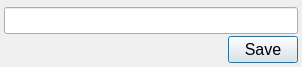
<?xml version="1.0" encoding="UTF-8"?>
<ui version="4.0">
 <class>redefined_result_filters_add_new_filter</class>
 <widget class="QDialog" name="redefined_result_filters_add_new_filter">
  <property name="windowModality">
   <enum>Qt::ApplicationModal</enum>
  </property>
  <property name="geometry">
   <rect>
    <x>0</x>
    <y>0</y>
    <width>302</width>
    <height>67</height>
   </rect>
  </property>
  <property name="windowTitle">
   <string>Dialog</string>
  </property>
  <property name="modal">
   <bool>false</bool>
  </property>
  <layout class="QVBoxLayout" name="verticalLayout_2">
   <property name="spacing">
    <number>4</number>
   </property>
   <property name="leftMargin">
    <number>4</number>
   </property>
   <property name="topMargin">
    <number>4</number>
   </property>
   <property name="rightMargin">
    <number>4</number>
   </property>
   <property name="bottomMargin">
    <number>0</number>
   </property>
   <item>
    <layout class="QVBoxLayout" name="verticalLayout">
     <property name="spacing">
      <number>2</number>
     </property>
     <item>
      <layout class="QHBoxLayout" name="horizontalLayout">
       <item>
        <widget class="QLineEdit" name="lineEdit_filter_name">
         <property name="font">
          <font>
           <pointsize>12</pointsize>
          </font>
         </property>
         <property name="styleSheet">
          <string notr="true"/>
         </property>
        </widget>
       </item>
      </layout>
     </item>
     <item>
      <layout class="QHBoxLayout" name="horizontalLayout_2">
       <property name="spacing">
        <number>4</number>
       </property>
       <item>
        <widget class="QLabel" name="label_message">
         <property name="font">
          <font>
           <pointsize>12</pointsize>
          </font>
         </property>
         <property name="text">
          <string/>
         </property>
        </widget>
       </item>
       <item>
        <widget class="QPushButton" name="pushButton_save">
         <property name="maximumSize">
          <size>
           <width>70</width>
           <height>16777215</height>
          </size>
         </property>
         <property name="font">
          <font>
           <pointsize>12</pointsize>
          </font>
         </property>
         <property name="text">
          <string>Save</string>
         </property>
        </widget>
       </item>
      </layout>
     </item>
    </layout>
   </item>
  </layout>
 </widget>
 <resources/>
 <connections/>
</ui>
